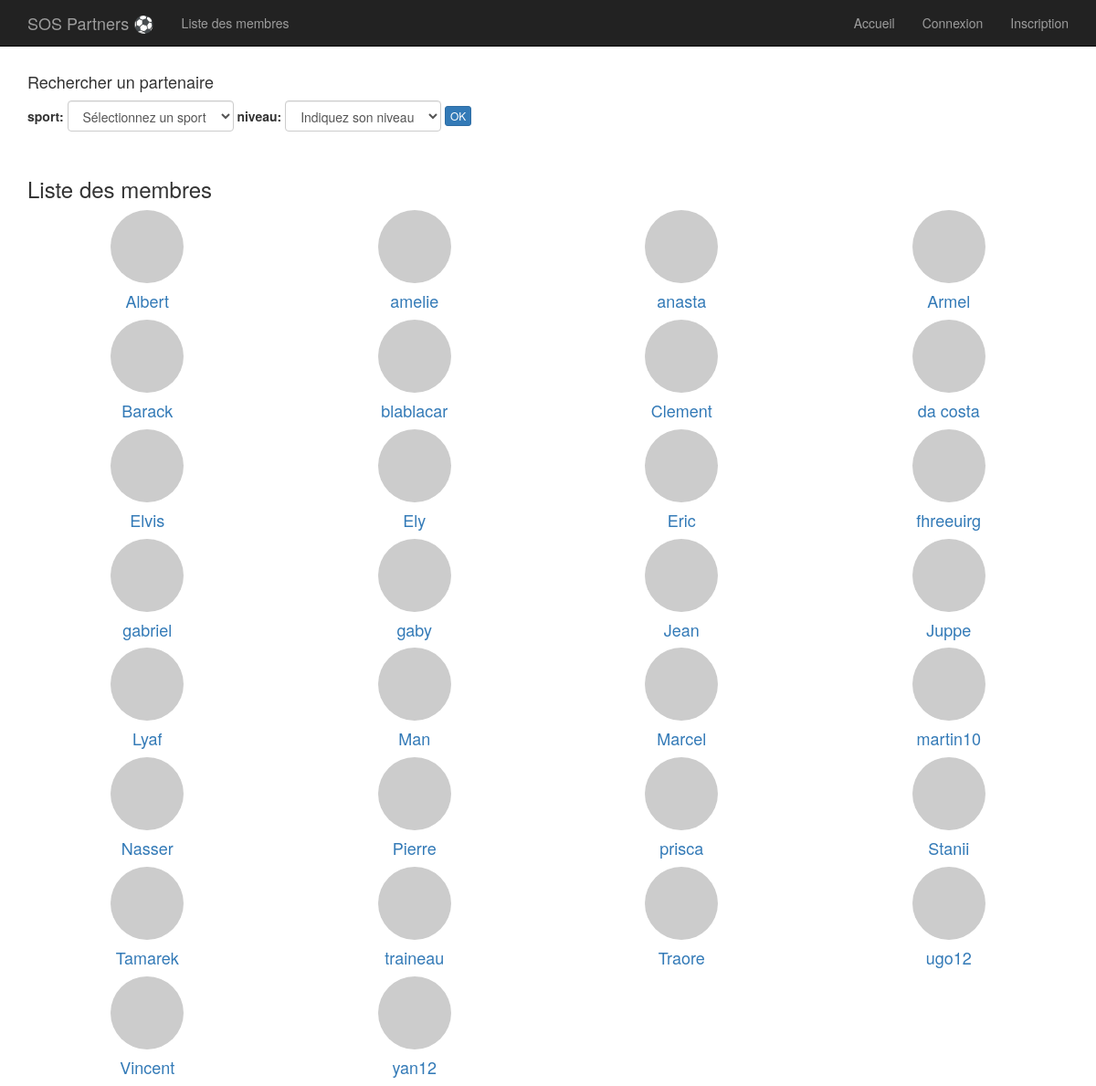
Screenshot of /list_users.php with the database file from the repository.
### tables this page shows
CREATE TABLE `users` (
  `id` int(11) NOT NULL,
  `name` varchar(255) DEFAULT NULL,
  `pseudo` varchar(255) DEFAULT NULL,
  `email` varchar(255) DEFAULT NULL,
  `password` varchar(255) DEFAULT NULL,
  `active` enum('0','1') DEFAULT '0',
  `created_at` datetime DEFAULT NULL,
  `ville` varchar(255) DEFAULT NULL,
  `adresse` varchar(255) DEFAULT NULL,
  `sex` enum('H','F') DEFAULT NULL,
  `code_postal` varchar(255) DEFAULT NULL,
  `telephone` varchar(255) DEFAULT NULL,
  `disponible` enum('0','1') DEFAULT '0',
  `bio` text,
  `jour` enum('lundi','mardi','mercredi','jeudi','vendredi','samedi','dimanche') DEFAULT NULL,
  `sport` enum('badminton','tennis','squash','handball','basket','foot','volley','judo','golf') DEFAULT NULL,
  `disponibilite` set('8h-10h','10h-12h','12h-14h','14h-16h','16h-18h','18h-20h','20h-22h') DEFAULT NULL,
  `niveau` enum('debutant','amateur','competiteur','professionnel') DEFAULT NULL,
  `avatar` varchar(255) NOT NULL
);

### list_users.php (called while the page is built, shortened)
<?php
require("includes/functions.php");
require("includes/init.php");
if(isset($_POST['ok'])) {
    $q = $db->prepare("SELECT * FROM users WHERE sport = :sport AND niveau = :niveau");
    $q->execute(array(
        'sport' => $_POST['sport'],
        'niveau' => $_POST['niveau']
    ));
    $users = $q->fetchAll(PDO::FETCH_OBJ);
    if ($users == []) {
        $none = 1;
    }
} else {
    $q = $db->query("SELECT id, pseudo, email FROM users WHERE active='1' ORDER BY pseudo");
    $users = $q->fetchAll(PDO::FETCH_OBJ);
}
require("views/list_user.views.php");

### includes/functions.php (called while the page is built, shortened)
<?php
if(!function_exists('e')){
    function e($string){
     if($string){
     	return htmlspecialchars($string);
     }
    }
}
if(!function_exists('is_logged_in')){
    function is_logged_in(){
    return isset($_SESSION['user_id']) || isset($_SESSION['pseudo']);
  }
}
if(!function_exists('get_avatar_url')){
    function get_avatar_url($email, $size = 25){
  return "http://gravatar.com/avatar/".md5(strtolower(trim(e($email))))."?s=".$size;
     }
    }
if(!function_exists('set_active')){
    function set_active($file, $class="active"){
    $page = trim(strrchr( $_SERVER['SCRIPT_NAME'], '/'), '/');
      if($page == $file.'.php') {
          return $class;
      }else{
        return "";
      }
     }
    }

### views/list_user.views.php (the view, shortened to what this page needs)
     <?php include('partials/_header.php'); ?>
     <?php require("includes/functions.php"); ?>
<div id="main-content">
    <div class="container">
      <h4>Rechercher un partenaire</h4>
       <form class="form-inline" action="<?= WEBSITE_URL?>list_users.php" method="post"
  style="margin-bottom: 50px">
  <div>
    <label class="control-label">sport: </label> <select
      class="form-control" name="sport" id="sport">
      <option  selected>Sélectionnez un sport</option>
    </select> <label class="control-label">niveau: </label> <select
      class="form-control" name="niveau" id="niveau">
      <option  selected>Indiquez son niveau</option>
    </select>
    <button type="submit" class="btn btn-primary btn-xs" name="ok">OK</button>
  </div>
</form>
    <h3>Liste des membres</h3>
    <?php foreach (array_chunk((array)$users, 4) as $user_set): ?>
        <div class="row users">
            <?php foreach ($user_set as $user): ?>
              <div class="col-md-3 user-block">
                <a href="profile.php?id=<?= $user->id ?>"><img src="<?= get_avatar_url($user->email, 70) ?>"
                  alt="<?= e($user->pseudo) ?>" class="avatar img-circle">
              </a>
                <h4 class="user-block-username">
                  <a href="profile.php?id=<?= $user->id ?>">
                  <?= e($user->pseudo) ?>
                  </a>
                </h4>
              </div>
            <?php endforeach ?>
        </div>
      <?php endforeach ?>
  </div>
</div>
   <?php include('partials/_footer.php');?>

### partials/_header.php (shortened to what this page needs)
<!DOCTYPE html>
<html lang="fr">
  <head>
   <link href="https://maxcdn.bootstrapcdn.com/bootswatch/3.2.0/readable/bootstrap.min.css" rel="stylesheet" >
   <link rel="stylesheet" href="http://maxcdn.bootstrapcdn.com/font-awesome/4.2.0/css/font-awesome.min.css">
   <link rel="stylesheet" type="text/css" href="assets/css/main.css"/>
      <link rel="stylesheet" href="libraries/sweetalert/sweetalert.css">
      <link rel="stylesheet" href="libraries/uploadify/uploadify.css">
  </head>
  <body>
    <?php include('partials/_nav.php'); ?>

### partials/_nav.php (shortened to what this page needs)
<div class="navbar navbar-inverse navbar-fixed-top" role="navigation">
      <div class="container">
        <div class="navbar-header">
          <a class="navbar-brand" href="index.php"><?php echo 'SOS Partners &#9917';?></a>
        </div>
        <div class="collapse navbar-collapse">
          <ul class="nav navbar-nav">
            <li><a href="list_users.php">Liste des membres</a></li>
          </ul>
          <ul class="nav navbar-nav navbar-right">
            <li class="<?= set_active('index') ?>"><a href="index.php">Accueil</a></li>
            <?php if( is_logged_in()): ?>
                <li class="dropdown">
                    <a href="#" class="dropdown-toggle" data-toggle="dropdown" role="button" aria-haspopup="true" aria-expanded="false">
                        <img src="<?= get_avatar_url(get_session('email')) ?>" alt="Image de Profil de <?= get_session('pseudo') ?>" class="img-circle">
                        <span class="caret"></span></a>
                          <ul class="dropdown-menu" role="menu">
                            <li class="<?= set_active('profile') ?>">
                              <a href="profile.php?id=<?= get_session('user_id') ?>">Mon profil</a>
                            </li>
                            <li class="<?= set_active('edit_user') ?>">
                              <a href="edit_user.php?id=<?= get_session('user_id') ?>">Editer mon profil</a>
                            </li>
                            <li class="divider"></li>
                            <li class="<?= set_active('logout_user') ?>">
                              <a href="logout.php?id=<?= get_session('user_id') ?>">Deconnexion</a>
                            </li>
                          </ul>
                        </li>
                        <li class="<?= $notifications_count > 0 ? 'have_notifs' : '' ?>">
                            <a href="notifications.php"><i class="fa fa-bell" aria-hidden="true"></i>
                                <?= $notifications_count > 0 ? "($notifications_count)" : ''; ?>
                            </a>
                        </li>
                        <li class="have_notifs">
                            <a href="conversation.php"><i class="fa fa-comments" aria-hidden="true"></i>
                           </a>
                        </li>
            <?php else: ?>
            <li class="<?= set_active('login') ?>"><a href="login.php">Connexion</a></li>
            <li class="<?= set_active('register') ?>"><a href="register.php">Inscription</a></li>
          <?php endif; ?>
          </ul>
        </div>
      </div>
    </div>

### partials/_footer.php (shortened to what this page needs)
  </body>
</html>

### assets/css/main.css (style rules this page uses)
body { padding-top: 70px; }
.users { margin-bottom: 3 em; }
.user-block { text-align: center; }
.user-block .avatar { margin : auto; }

### rows the page displays
users: pseudo "Albert"
users: pseudo "amelie"
users: pseudo "anasta"
users: pseudo "Armel"
users: pseudo "Barack"
users: pseudo "blablacar"
users: pseudo "Clement"
users: pseudo "da costa"
users: pseudo "Elvis"
users: pseudo "Ely"
users: pseudo "Eric"
users: pseudo "fhreeuirg"
users: pseudo "gabriel"
users: pseudo "gaby"
users: pseudo "Jean"
users: pseudo "Juppe"
users: pseudo "Lyaf"
users: pseudo "Man"
users: pseudo "Marcel"
users: pseudo "martin10"
users: pseudo "Nasser"
users: pseudo "Pierre"
users: pseudo "prisca"
users: pseudo "Stanii"
users: pseudo "Tamarek"
users: pseudo "traineau"
users: pseudo "Traore"
users: pseudo "ugo12"
users: pseudo "Vincent"
users: pseudo "yan12"
